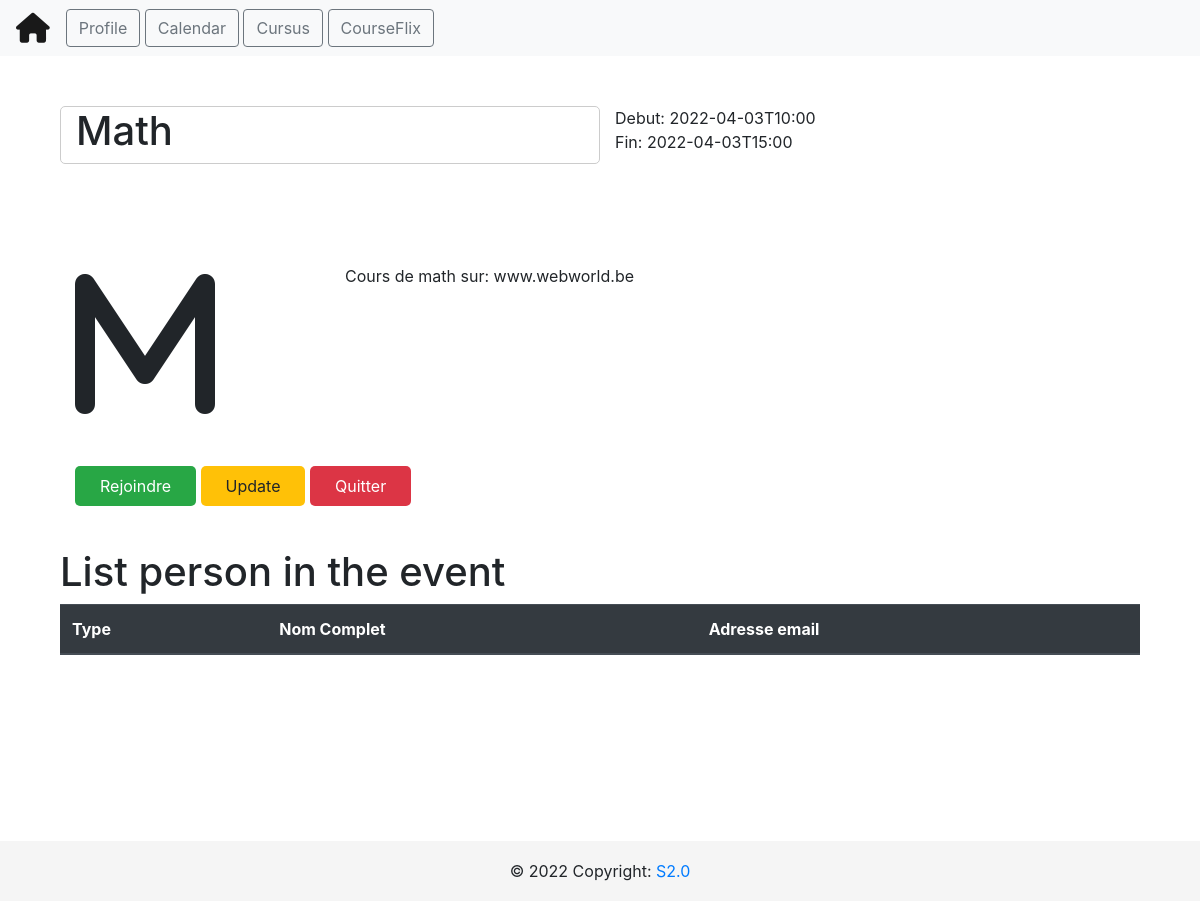
Screenshot of /calendar/event/1 with the database file from the repository.
### tables this page shows
CREATE TABLE events (
                        event_id INTEGER NOT NULL, 
                        title VARCHAR(100), 
                        date_from INTEGER, 
                        date_to INTEGER, 
                        organizer INTEGER, event_description TEXT, category_id INTEGER, 
                        PRIMARY KEY (event_id)
                    );

### app.py (the view, shortened to what this page needs)
@api.route("/calendar/event/<int:id>")
def get_event(id):
    cursor = db.cursor()
    cursor.execute("SELECT * FROM events WHERE event_id = {}".format(id))
    rows = cursor.fetchall()
    event = rows
    cursor.execute("SELECT * FROM event_attendes WHERE event_id = {}".format(id))
    rows = cursor.fetchall()
    person_attendes = rows
    persons = []
    return render_template(
        "view_event.html",
        event={
            "event_id": event[0][0],
            "title": event[0][1],
            "start": event[0][2],
            "end": event[0][3],
            "organizer": event[0][4],
            "description": event[0][5],
            "category_id": event[0][6],
        },
        persons=persons,
    )

### templates/view_event.html (shortened to what this page needs)
{% extends "layout.html" %} {% block title %} {{event.title}} {% endblock %} {%
block head %} {{ super() }}
{% endblock %} {% block content %}
<section>
  <div class="container">
    <div class="row row-event event-header">
      <div class="col-md-6 event-title">
        <h1>{{event.title}}</h1>
      </div>
      <div class="col-md-6">
        <div class="row">
          <div class="col-md-12 event-date">Debut: {{event.start}}</div>
        </div>
        <div class="row">
          <div class="col-md-12 event-date">Fin: {{event.end}}</div>
        </div>
      </div>
    </div>
    <div class="row row-event">
      <div class="col-md-3 event-icon">
        <i class="fa-solid fa-{{event.title[0]|lower}} fa-10x"></i>
      </div>
      <div class="col-md-6 event-description">
        <div class="row">
          <div class="col-md-12">{{event.description}}</div>
        </div>
      </div>
    </div>
    <div class="row row-event">
      <div class="col-md-6">
        <a href="#" class="btn-event btn-success">Rejoindre</a>
        <a href="#" class="btn-event btn-warning" id="updater">Update</a>
        <a href="#" class="btn-event btn-danger">Quitter</a>
      </div>
    </div>
  </div>
</section>
<section>
  <div class="container">
    <div class="row">
      <div class="col-md-12">
        <h1>List person in the event</h1>
      </div>
    </div>
    <div class="row">
      <div class="col-md-12">
        <table class="table">
          <thead class="thead-dark">
            <th>Type</th>
            <th>Nom Complet</th>
            <th>Adresse email</th>
          </thead>
        </table>
      </div>
    </div>
  </div>
</section>
{% endblock %}

### templates/css/profile.css (style rules this page uses)
body { color: #6F8BA4; margin-top:20px; }

### templates/layout.html (style rules this page uses)
body { min-height: 100vh!important; }

### templates/view_event.html (style rules this page uses)
.row-event { margin: 50px auto; }
.event-title { border: 1px solid #ccc; border-radius: 5px; decoration: underline; }
.btn-event { min-width: 60px; padding: 10px 25px; border-radius: 5px; }
.table { margin-bottom: 150px; }

### rows the page displays
events: title "Math", start "2022-04-03T10:00", end "2022-04-03T15:00", description "Cours de math sur: www.webworld.be"
